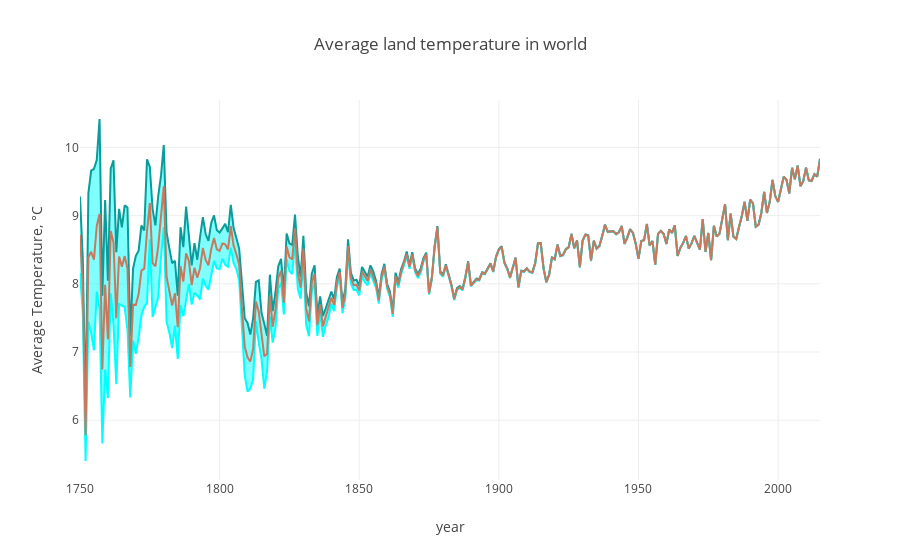

The notebook cell saved with this chart:
### Code cell
import numpy as np
import pandas as pd
import matplotlib.pyplot as plt
import plotly.offline as py
py.init_notebook_mode(connected=True)
import plotly.graph_objs as go
import plotly.tools as tls
import seaborn as sns
import time
import warnings
import mpl_toolkits.basemap as bm
warnings.filterwarnings('ignore')


global_temp = pd.read_csv("../EVS/GlobalTemperatures.csv")

#Extract the year from a date
years = np.unique(global_temp['dt'].apply(lambda x: x[:4]))
mean_temp_world = []
mean_temp_world_uncertainty = []

for year in years:
    mean_temp_world.append(global_temp[global_temp['dt'].apply(
        lambda x: x[:4]) == year]['LandAverageTemperature'].mean())
    unl = global_temp[global_temp['dt'].apply(
        lambda x: x[:4]) == year]['LandAverageTemperatureUncertainty']
    mean_temp_world_uncertainty.append(unl.apply(lambda x: x ** 2).sum() / len(unl) ** 2)
                        

trace0 = go.Scatter(
    x = years, 
    y = np.array(mean_temp_world) + np.array(mean_temp_world_uncertainty),
    fill= None,
    mode='lines',
    name='Uncertainty top',
    line=dict(
        color='rgb(10, 155, 155)',
    )
)
trace1 = go.Scatter(
    x = years, 
    y = np.array(mean_temp_world) - np.array(mean_temp_world_uncertainty),
    fill='tonexty',
    mode='lines',
    name='Uncertainty bot',
    line=dict(
        color='rgb(0, 255, 255)',
    )
)

trace2 = go.Scatter(
    x = years, 
    y = mean_temp_world,
    name='Average Temperature',
    line=dict(
        color='rgb(199, 121, 093)',
    )
)
data = [trace0, trace1, trace2]

layout = go.Layout(
    xaxis=dict(title='year'),
    yaxis=dict(title='Average Temperature, °C'),
    title='Average land temperature in world',
    showlegend = False)

fig = go.Figure(data=data, layout=layout)
py.iplot(fig)

### Figure 1 — Plotly figure (JSON) as saved in the notebook; plotly's stock layout.template omitted (floating-point values rounded to 4 significant figures; data arrays with more than 128 entries replaced by an {"elided": "..."} marker saying what was removed)
{"data": [{"fill": null, "line": {"color": "rgb(10, 155, 155)"}, "mode": "lines", "name": "Uncertainty top", "type": "scatter", "x": {"elided": "266 str values"}, "y": {"elided": "266 float values"}}, {"fill": "tonexty", "line": {"color": "rgb(0, 255, 255)"}, "mode": "lines", "name": "Uncertainty bot", "type": "scatter", "x": {"elided": "266 str values"}, "y": {"elided": "266 float values"}}, {"line": {"color": "rgb(199, 121, 093)"}, "name": "Average Temperature", "type": "scatter", "x": {"elided": "266 str values"}, "y": {"elided": "266 float values"}}], "layout": {"showlegend": false, "title": "Average land temperature in world", "xaxis": {"title": "year"}, "yaxis": {"title": "Average Temperature, °C"}}}
